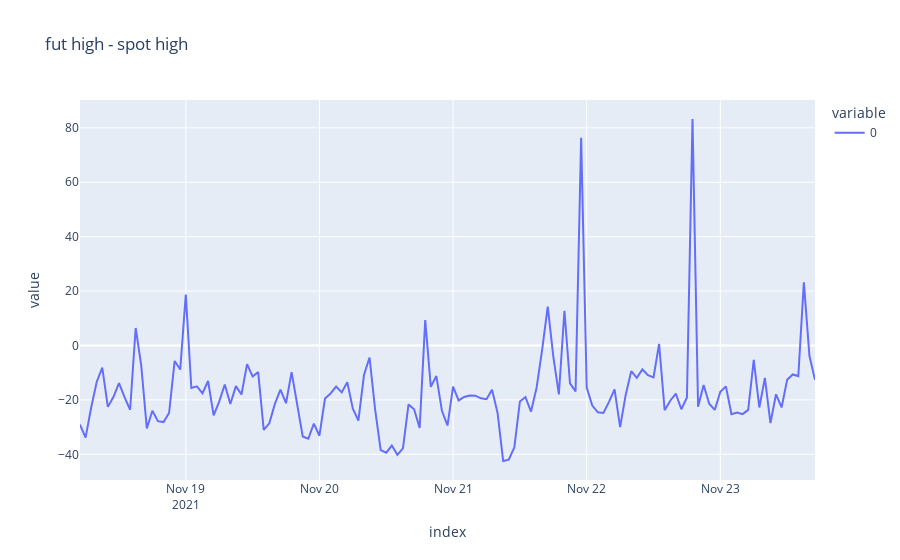

The code cell stored with this chart in its notebook:
### Code cell
premium=compute_premium(futures_df,mode=0)
ewMax=premium.resample('1h').max()
ewMax=ewMax[~ewMax.index.duplicated()]
fig = px.line(ewMax,title="fut high - spot high")#, x='date', y="GOOG")
fig.show()

### Figure 1 — Plotly figure (JSON) as saved in the notebook; plotly's stock layout.template omitted (floating-point values rounded to 4 significant figures; data arrays with more than 128 entries replaced by an {"elided": "..."} marker saying what was removed)
{"data": [{"hovertemplate": "variable=0<br>index=%{x}<br>value=%{y}<extra></extra>", "legendgroup": "0", "line": {"color": "#636efa", "dash": "solid"}, "marker": {"symbol": "circle"}, "mode": "lines", "name": "0", "orientation": "v", "showlegend": true, "type": "scatter", "x": {"elided": "133 str values"}, "xaxis": "x", "y": {"elided": "133 float values"}, "yaxis": "y"}], "layout": {"legend": {"title": {"text": "variable"}, "tracegroupgap": 0}, "title": {"text": "fut high - spot high"}, "xaxis": {"anchor": "y", "domain": [0, 1], "title": {"text": "index"}}, "yaxis": {"anchor": "x", "domain": [0, 1], "title": {"text": "value"}}}}
